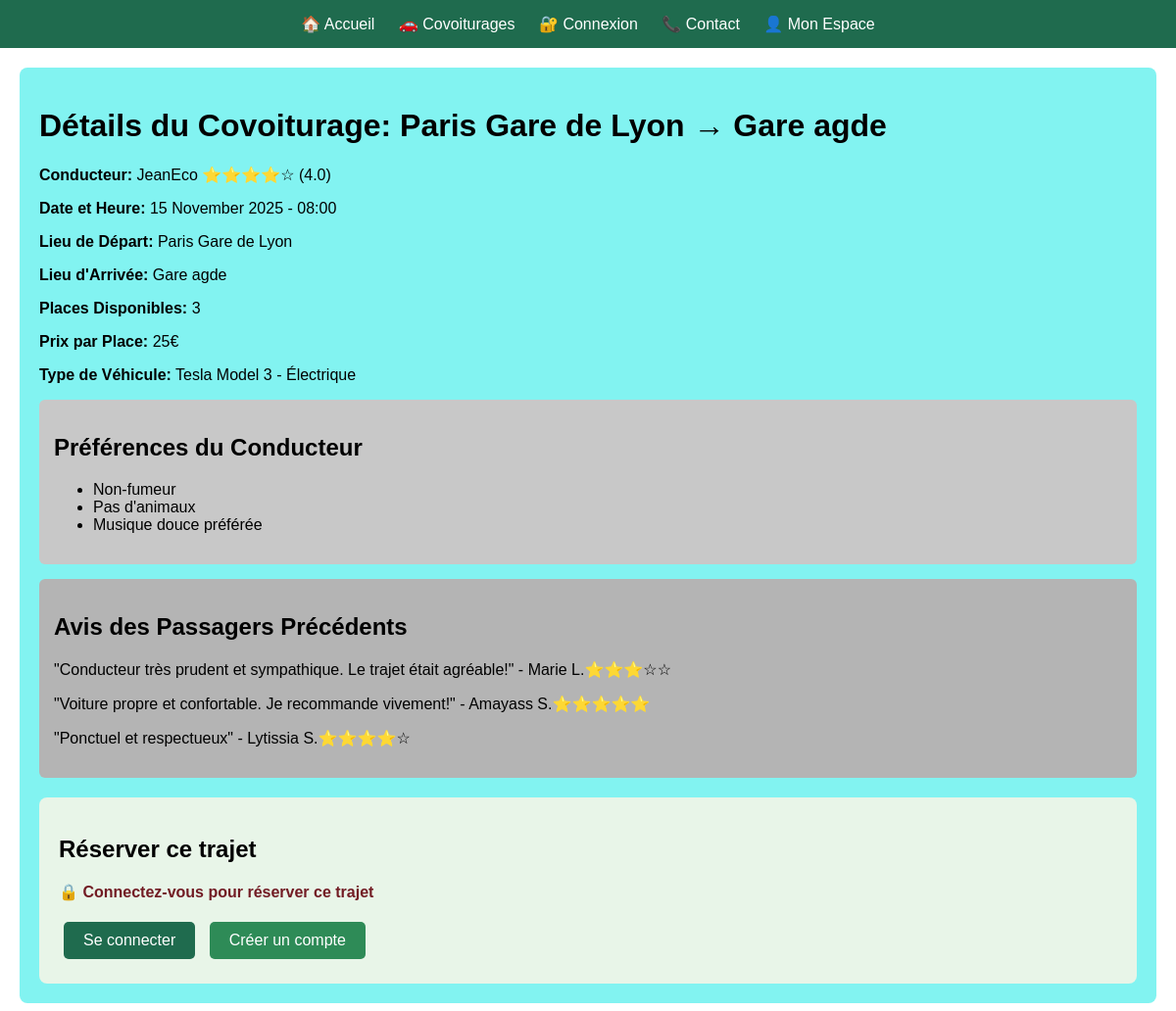
Page /vue-detaillee.php on the committed database.
### tables this page shows
CREATE TABLE covoiturage (
    covoiturage_id INT PRIMARY KEY AUTO_INCREMENT,
    date_depart DATE NOT NULL,
    heure_depart TIME NOT NULL,
    lieu_depart VARCHAR(50) NOT NULL,
    date_arrivee DATE NOT NULL,
    heure_arrivee TIME NOT NULL,
    lieu_arrivee VARCHAR(50) NOT NULL,
    statut VARCHAR(50) DEFAULT 'planifié',
    nb_place INT NOT NULL,
    prix_personne FLOAT NOT NULL
);

CREATE TABLE utilisateur (
    utilisateur_id INT PRIMARY KEY AUTO_INCREMENT,
    nom VARCHAR(50) NOT NULL,
    prenom VARCHAR(50) NOT NULL,
    email VARCHAR(50) UNIQUE NOT NULL,
    password VARCHAR(255) NOT NULL,
    telephone VARCHAR(50),
    adresse VARCHAR(50),
    date_naissance VARCHAR(50),
    photo BLOB,
    pseudo VARCHAR(50) UNIQUE NOT NULL,
    credit INT DEFAULT 20
);

CREATE TABLE marque (
    marque_id INT PRIMARY KEY AUTO_INCREMENT,
    libelle VARCHAR(50) NOT NULL
);

CREATE TABLE voiture (
    voiture_id INT PRIMARY KEY AUTO_INCREMENT,
    modele VARCHAR(50) NOT NULL,
    immatriculation VARCHAR(50) UNIQUE NOT NULL,
    energie VARCHAR(50) NOT NULL,
    couleur VARCHAR(50) NOT NULL,
    date_premiere_immatriculation VARCHAR(50) NOT NULL
);

### vue-detaillee.php (the view, shortened to what this page needs)
<?php
$ride_id = isset($_GET['ride_id']) ? intval($_GET['ride_id']) : 1;
require_once 'config/config.php';
$sql = "SELECT c.*, u.pseudo, u.nom, u.prenom, v.energie, v.modele, m.libelle as marque
        FROM covoiturage c
        JOIN utilise ut ON c.covoiturage_id = ut.covoiturage_id
        JOIN voiture v ON ut.voiture_id = v.voiture_id
        JOIN detient d ON v.voiture_id = d.voiture_id
        JOIN marque m ON d.marque_id = m.marque_id
        JOIN gere g ON v.voiture_id = g.voiture_id
        JOIN utilisateur u ON g.utilisateur_id = u.utilisateur_id
        WHERE c.covoiturage_id = ?";
$stmt = $conn->prepare($sql);
$stmt->bind_param("i", $ride_id);
$stmt->execute();
$result = $stmt->get_result();
if ($result->num_rows > 0) {
    $ride = $result->fetch_assoc();
}
?>
<!DOCTYPE html>
<html lang="fr">
<head>
</head>
<body>
    <nav>
        <a href="index.php">🏠 Accueil</a>
        <a href="covoiturages.php">🚗 Covoiturages</a>
        <a href="login.php">🔐 Connexion</a>
        <a href="contact.php">📞 Contact</a>
        <a href="user-space.php">👤 Mon Espace</a>
    </nav>
    <div class="details-du-covoiturage">
        <h1>Détails du Covoiturage: <?php echo $ride['lieu_depart']; ?> → <?php echo $ride['lieu_arrivee']; ?></h1>
        <p><strong>Conducteur:</strong> <?php echo $ride['pseudo']; ?> ⭐⭐⭐⭐☆ (4.0)</p>
        <p><strong>Date et Heure:</strong> <?php echo date('d F Y', strtotime($ride['date_depart'])); ?> - <?php echo date('H:i', strtotime($ride['heure_depart'])); ?></p>
        <p><strong>Lieu de Départ:</strong> <?php echo $ride['lieu_depart']; ?></p>
        <p><strong>Lieu d'Arrivée:</strong> <?php echo $ride['lieu_arrivee']; ?></p>
        <p><strong>Places Disponibles:</strong> <?php echo $ride['nb_place']; ?></p>
        <p><strong>Prix par Place:</strong> <?php echo $ride['prix_personne']; ?>€</p>
        <p><strong>Type de Véhicule:</strong> <?php echo $ride['marque'] . ' ' . $ride['modele']; ?> - <?php echo $ride['energie']; ?></p>
        <div class="preferences-du-conducteur">
            <h2>Préférences du Conducteur</h2>
            <ul>
                <li>Non-fumeur</li>
                <li>Pas d'animaux</li>
                <li>Musique douce préférée</li>
            </ul>
        </div>
        <div class="avis-du-conducteur">
            <h2>Avis des Passagers Précédents</h2>
            <p>"Conducteur très prudent et sympathique. Le trajet était agréable!" - Marie L.⭐⭐⭐☆☆</p>
            <p>"Voiture propre et confortable. Je recommande vivement!" - Amayass S.⭐⭐⭐⭐⭐</p>
            <p>"Ponctuel et respectueux" - Lytissia S.⭐⭐⭐⭐☆</p>
        </div>
        <div class="reservation-section" style="margin-top: 20px; padding: 20px; background: #e8f5e8; border-radius: 8px;">
            <h2>Réserver ce trajet</h2>
            <?php if (isset($_SESSION['utilisateur_id'])): ?>
                <div class="booking-info">
                    <p><strong>Prix:</strong> <?php echo $ride['prix_personne']; ?> crédits</p>
                    <p><strong>Places disponibles:</strong> <?php echo $ride['nb_place']; ?></p>
                    <form action="config/book-ride.php" method="POST">
                        <input type="hidden" name="ride_id" value="<?php echo $ride_id; ?>">
                        <input type="hidden" name="price" value="<?php echo $ride['prix_personne']; ?>">
                        <button type="submit" style="background-color: #1f6b4e; color: white; padding: 12px 24px; border: none; border-radius: 5px; cursor: pointer; font-size: 16px;">
                            🎫 Réserver ce trajet
                        </button>
                    </form>
                </div>
            <?php else: ?>
                <div class="login-prompt">
                    <p style="color: #721c24;"><strong>🔒 Connectez-vous pour réserver ce trajet</strong></p>
                    <a href="login.php" style="background-color: #1f6b4e; color: white; padding: 10px 20px; text-decoration: none; border-radius: 5px; display: inline-block; margin: 5px;">
                        Se connecter
                    </a>
                    <a href="register.php" style="background-color: #2e8b57; color: white; padding: 10px 20px; text-decoration: none; border-radius: 5px; display: inline-block; margin: 5px;">
                        Créer un compte
                    </a>
                </div>
            <?php endif; ?>
        </div>
    </div>
</body>
</html>

### vue-detaillee.php (style rules this page uses)
body { font-family: Arial, sans-serif; margin: 0; padding: 0; background-color: white; }
nav { background: #1f6b4e; padding: 15px; text-align: center; }
nav a { color: white; margin: 0 10px; text-decoration: none; }
.details-du-covoiturage { background: rgb(130, 243, 241); padding: 20px; margin: 20px; border-radius: 8px; }
.preferences-du-conducteur { background: rgb(200, 200, 200); padding: 15px; margin-top: 15px; border-radius: 6px; }
.avis-du-conducteur { background: rgb(180, 180, 180); padding: 15px; margin-top: 15px; border-radius: 6px; }

### rows in the picture
covoiturage: lieu_depart "Paris Gare de Lyon", lieu_arrivee "Gare agde", utilisateur.pseudo "JeanEco", date_depart "15 November 2025", heure_depart "08:00", nb_place "3", prix_personne "25", marque.libelle "Tesla", voiture.modele "Model 3", voiture.energie "Électrique"
